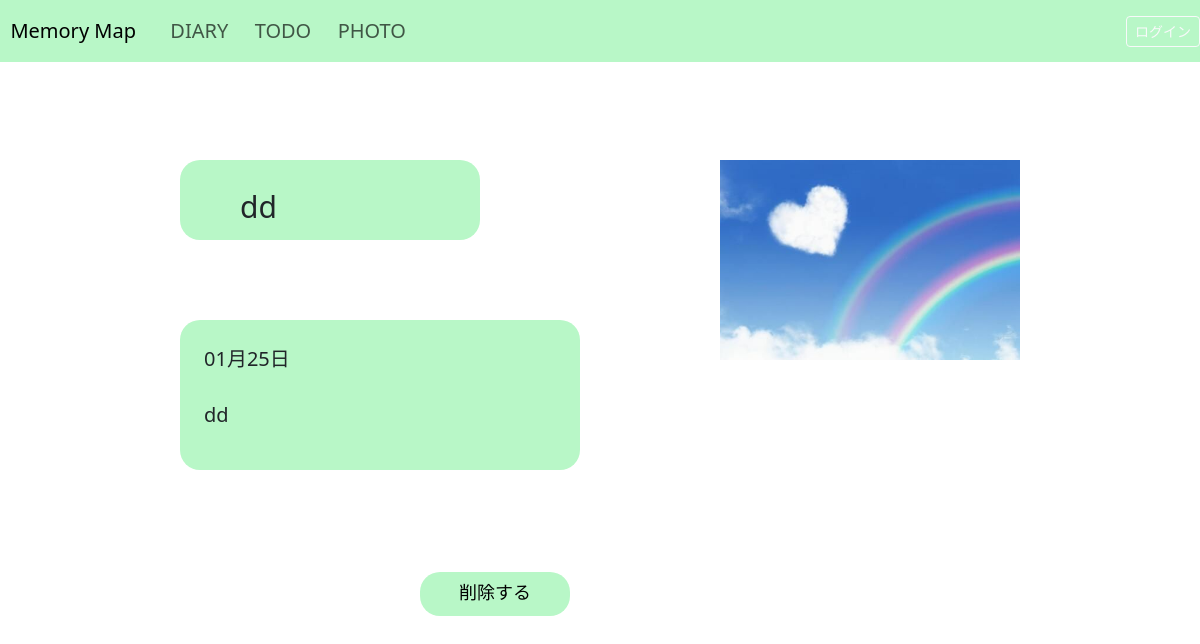
Page /spdiary/ImageDetail/14/ on the committed database.
### spdiary/models.py (models this page shows, shortened)
class Image(models.Model):
    name = models.CharField(verbose_name='題名',max_length=40)
    image = models.ImageField(upload_to='img/upload')
    memo = models.TextField(verbose_name='メモ',max_length=60,null=True,blank=True)
    today = models.DateTimeField(verbose_name='作成日', default=timezone.now)
    user = models.ForeignKey(User, on_delete=models.CASCADE)

### spdiary/views.py (the view, shortened to what this page needs)
# urls.py: path('ImageDetail/<int:pk>/', ImageDetailView.as_view(), name='ImageDetail'),
class ImageDetailView(generic.DetailView):
    model = Image
    queryset = Image.objects.all()
    template_name = 'image/ImageDetail.html'

### templates/image/imagedetail.html (shortened to what this page needs)
{% extends './base.html' %}
{% block content %}
<body>
    <div class="big"></div>
    <div class="box"></div>
    <div>
        <div class="title">{{ image.name }}</div>
        <div class="today">{{image.today|date:"m月d日"}}</div>
        <div class="memo">{{ image.memo }}</div>
        <div class="photo">
        <img src="{{ image.image.url  }}" width="300px">
        </div>
    </div>
    <button type="button" class="delete" data-bs-toggle="modal" data-bs-target="#deleteModal-{{image.id}}">削除する</button>
</body>
{% endblock %}

### templates/image/imagedetail.html (style rules this page uses)
.title { left:20%; top:23%; position: absolute; font-size: 30px; }
.photo { left:60%; top:20%; position: absolute; }
.today { left:17%; top:43%; position: absolute; font-size: 20px; }
.big { background-color: #b8f7c7; position: absolute; left:15%; top: 20%; width: 300px; height: 80px; border-radius: 20px; }
.box { background-color: #b8f7c7; position: absolute; left:15%; top: 40%; width: 400px; height: 150px; border-radius: 20px; }
.memo { left:17%; top:50%; position: absolute; font-size: 20px; }
.delete { width: 150px; min-height: 44px; background-color: #b8f7c7; font-size: 18px; font-family: monospace; line-height: 38px; border: none; border-radius: 20px; position: absolute; left: 35%; bottom: 23%; }

### rows in the picture
Image: name "dd", today "01月25日", memo "dd", image (picture)
